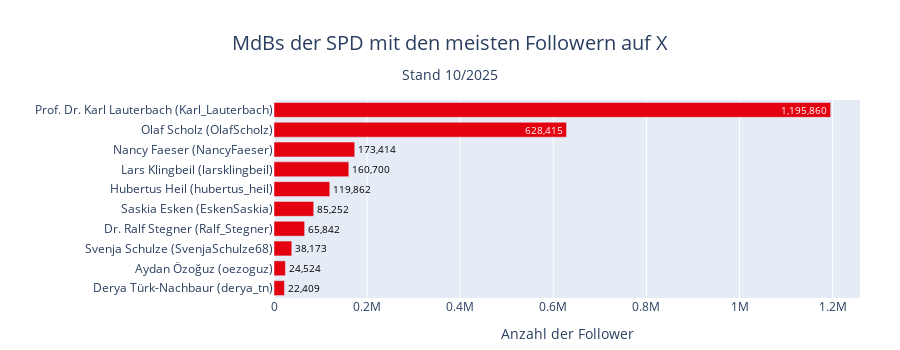

Notebook code cell kept with this figure:
### Code cell
plot_party_hbar(
    df_profiles[df_profiles["partei_kurz"]=="SPD"], 
    'username', 
    'followers_count', 
    top_n=10, 
    title=f'MdBs der SPD mit den meisten Followern auf X',
    x_label='Anzahl der Follower',
    save_name="top10_followers_spd",
)

### Figure 1 — Plotly figure (JSON) as saved in the notebook; plotly's stock layout.template omitted (floating-point values rounded to 4 significant figures)
{"data": [{"cliponaxis": false, "customdata": [["SPD", "Karl_Lauterbach", "Prof. Dr. Karl Lauterbach"], ["SPD", "OlafScholz", "Olaf Scholz"], ["SPD", "NancyFaeser", "Nancy Faeser"], ["SPD", "larsklingbeil", "Lars Klingbeil"], ["SPD", "hubertus_heil", "Hubertus Heil"], ["SPD", "EskenSaskia", "Saskia Esken"], ["SPD", "Ralf_Stegner", "Dr. Ralf Stegner"], ["SPD", "SvenjaSchulze68", "Svenja Schulze"], ["SPD", "oezoguz", "Aydan Özoğuz"], ["SPD", "derya_tn", "Derya Türk-Nachbaur"]], "hovertemplate": "Name: %{customdata[2]} (%{customdata[1]})<br>Anzahl der Follower: %{x:,.0f}<br>partei_kurz: %{customdata[0]}<extra></extra>", "insidetextanchor": "end", "marker": {"color": ["#E3000F", "#E3000F", "#E3000F", "#E3000F", "#E3000F", "#E3000F", "#E3000F", "#E3000F", "#E3000F", "#E3000F"]}, "orientation": "h", "text": ["1,195,860", "628,415", "173,414", "160,700", "119,862", "85,252", "65,842", "38,173", "24,524", "22,409"], "textfont": {"color": ["#FFFFFF", "#FFFFFF", "#000000", "#000000", "#000000", "#000000", "#000000", "#000000", "#000000", "#000000"]}, "textposition": ["inside", "inside", "outside", "outside", "outside", "outside", "outside", "outside", "outside", "outside"], "texttemplate": "%{text}", "type": "bar", "x": [1195860, 628415, 173414, 160700, 119862, 85252, 65842, 38173, 24524, 22409], "y": ["Prof. Dr. Karl Lauterbach (Karl_Lauterbach)", "Olaf Scholz (OlafScholz)", "Nancy Faeser (NancyFaeser)", "Lars Klingbeil (larsklingbeil)", "Hubertus Heil (hubertus_heil)", "Saskia Esken (EskenSaskia)", "Dr. Ralf Stegner (Ralf_Stegner)", "Svenja Schulze (SvenjaSchulze68)", "Aydan Özoğuz (oezoguz)", "Derya Türk-Nachbaur (derya_tn)"]}], "layout": {"bargap": 0.25, "height": 350, "margin": {"b": 10, "l": 10, "r": 40, "t": 100}, "title": {"font": {"size": 20}, "text": "MdBs der SPD mit den meisten Followern auf X<br><sub style='font-size:0.85em; line-height:0.5;'>Stand 10/2025</sub>", "x": 0.5, "xanchor": "center", "yanchor": "top", "yref": "container"}, "uniformtext": {"minsize": 8, "mode": "show"}, "xaxis": {"title": {"text": "Anzahl der Follower"}}, "yaxis": {"categoryarray": ["Derya Türk-Nachbaur (derya_tn)", "Aydan Özoğuz (oezoguz)", "Svenja Schulze (SvenjaSchulze68)", "Dr. Ralf Stegner (Ralf_Stegner)", "Saskia Esken (EskenSaskia)", "Hubertus Heil (hubertus_heil)", "Lars Klingbeil (larsklingbeil)", "Nancy Faeser (NancyFaeser)", "Olaf Scholz (OlafScholz)", "Prof. Dr. Karl Lauterbach (Karl_Lauterbach)"], "categoryorder": "array", "title": {"text": ""}}}}
